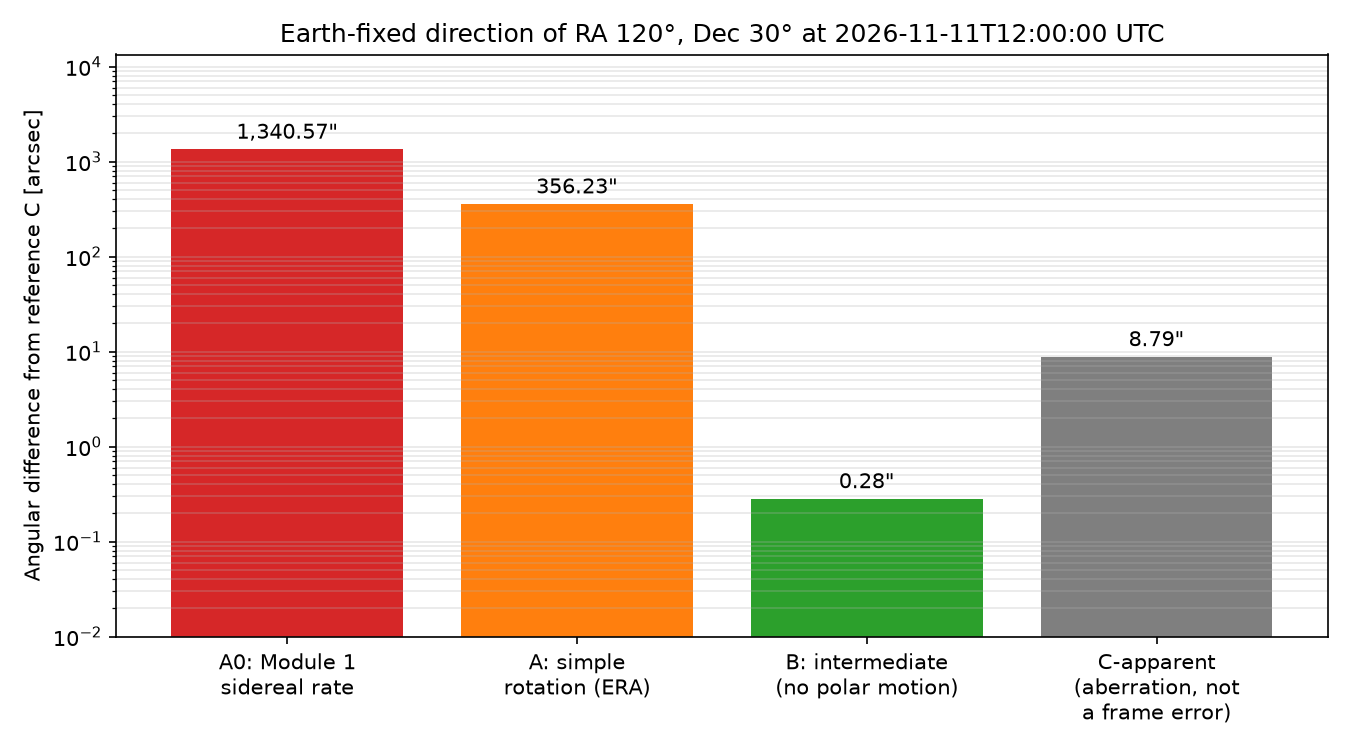

Generate this figure with Python:
"""
compare_reference_frames.py - Space Systems Engineering, Module 2, Experiment C

Take one catalog direction (ICRS RA/Dec) and one UTC timestamp, express the
direction in the Earth-fixed frame with models of increasing fidelity, and
measure the angle between the results.

Models
------
A0  Module 1 rotation: constant *sidereal* rate (2*pi / 86164.0905 s),
    anchored to the ERA at J2000.0, counted in UTC. Rotation about z only.
A   Simple rotation: IAU ERA formula (constant rate, J2000 anchor) fed with
    UTC as if it were UT1. Rotation about z only.
B   Intermediate: ERA from true UT1, plus the celestial-pole treatment
    (IAU 2006/2000A bias-precession-nutation, CIO based: erfa.c2i06a).
    No polar motion.
C   Reference: full IAU 2006/2000A GCRS -> ITRS with IERS UT1-UTC and polar
    motion. Built two ways that must agree: directly from ERFA
    (erfa.c2t06a) and through Astropy's frame graph (GCRS -> ITRS).

What is being compared
----------------------
A0, A, B and C all rotate the SAME vector, the star's ICRS catalog
direction, so the A/B-versus-C numbers are pure frame-rotation differences.

The course's starting snippet, SkyCoord(icrs).transform_to(ITRS(obstime)),
is a different quantity: Astropy first converts the catalog direction to a
geocentric apparent direction (annual aberration and gravitational light
deflection by the Sun), then rotates it. That result is reported separately
as "C-apparent", and its offset from C is an apparent-place correction, not
a frame-rotation error.

Run:  python compare_reference_frames.py
"""

import sys
from pathlib import Path

import astropy.units as u
import erfa
import matplotlib
matplotlib.use("Agg")
import matplotlib.pyplot as plt
import numpy as np
from astropy.coordinates import GCRS, ITRS, CartesianRepresentation, SkyCoord
from astropy.time import Time
from astropy.utils import iers

sys.path.insert(0, str(Path(__file__).resolve().parents[1] / "module-1"))
from celestial_geometry import (  # noqa: E402
    EARTH_ROTATION_RATE as MODULE1_SIDEREAL_RATE,
    angular_separation,
    radec_to_unit,
    unit_to_radec,
)

from astronomical_time import (  # noqa: E402
    ERA_J2000_TURNS,
    JD_J2000,
    SECONDS_PER_DAY,
    TWO_PI,
    EARTH_ROTATION_RATE_UT1,
    earth_rotation_angle_iau,
    iers_status,
    time_scales,
)
from reference_frames import celestial_to_earth_fixed  # noqa: E402

OBSERVATION_UTC = "2026-11-11T12:00:00"
STAR_RA_DEG = 120.0
STAR_DEC_DEG = 30.0

ARCSEC_PER_DEG = 3600.0
RAD_TO_ARCSEC = np.degrees(1.0) * ARCSEC_PER_DEG
EARTH_RADIUS_M = 6378137.0


def polar_motion(t):
    """IERS polar-motion coordinates (xp, yp) of the pole at time t [rad]."""
    xp, yp = iers.earth_orientation_table.get().pm_xy(t)
    return float(xp.to_value(u.rad)), float(yp.to_value(u.rad))


# ----------------------------------------------------------------- the models
def model_a0_module1_rate(vector, t):
    """Module 1's constant sidereal rate, anchored at J2000.0, run on UTC."""
    ts = time_scales(t)
    days = (ts.utc_jd_parts[0] - JD_J2000) + ts.utc_jd_parts[1]
    angle = (TWO_PI * ERA_J2000_TURNS
             + MODULE1_SIDEREAL_RATE * SECONDS_PER_DAY * days)
    return celestial_to_earth_fixed(vector, angle)


def model_a_simple_rotation(vector, t):
    """ERA formula evaluated on the UTC Julian Date; rotation about z only."""
    ts = time_scales(t)
    angle = earth_rotation_angle_iau(*ts.utc_jd_parts)
    return celestial_to_earth_fixed(vector, angle)


def model_b_intermediate(vector, t):
    """True-UT1 ERA plus bias-precession-nutation; no polar motion."""
    ts = time_scales(t)
    celestial_to_intermediate = erfa.c2i06a(*ts.tt_jd_parts)   # GCRS -> CIRS
    angle = earth_rotation_angle_iau(*ts.ut1_jd_parts)
    return celestial_to_earth_fixed(celestial_to_intermediate @ vector, angle)


def reference_matrix(t):
    """Full GCRS -> ITRS rotation matrix (IAU 2006/2000A + IERS EOP)."""
    ts = time_scales(t)
    xp, yp = polar_motion(Time(t, scale="utc") if isinstance(t, str) else t)
    return erfa.c2t06a(*ts.tt_jd_parts, *ts.ut1_jd_parts, xp, yp)


def model_c_reference(vector, t):
    """Reference frame rotation, straight from ERFA."""
    return reference_matrix(t) @ vector


def model_c_astropy_frame_only(vector, t):
    """
    The same rotation through Astropy: declare the vector to be a GCRS
    direction (GCRS axes are aligned with ICRS), so that no aberration or
    light deflection is applied, then transform GCRS -> ITRS.
    """
    time = Time(t, scale="utc") if isinstance(t, str) else t
    gcrs = SkyCoord(CartesianRepresentation(vector * u.one),
                    frame=GCRS(obstime=time))
    xyz = gcrs.transform_to(ITRS(obstime=time)).cartesian.xyz.value
    return xyz / np.linalg.norm(xyz)


def astropy_apparent(ra_deg, dec_deg, t):
    """
    The course's starting snippet: ICRS catalog position -> ITRS. Returns
    (earth_fixed_direction, geocentric_apparent_direction_in_GCRS).
    """
    time = Time(t, scale="utc") if isinstance(t, str) else t
    star = SkyCoord(ra=ra_deg * u.deg, dec=dec_deg * u.deg, frame="icrs")
    itrs = star.transform_to(ITRS(obstime=time)).cartesian.xyz.value
    gcrs = star.transform_to(GCRS(obstime=time)).cartesian.xyz.value
    return itrs / np.linalg.norm(itrs), gcrs / np.linalg.norm(gcrs)


# ------------------------------------------------------------------ reporting
def sep_arcsec(a, b):
    return angular_separation(a, b) * ARCSEC_PER_DEG


def main():
    t = Time(OBSERVATION_UTC, scale="utc")
    ts = time_scales(t)
    status = iers_status(t)
    star = radec_to_unit(STAR_RA_DEG, STAR_DEC_DEG)

    a0 = model_a0_module1_rate(star, t)
    a = model_a_simple_rotation(star, t)
    b = model_b_intermediate(star, t)
    c = model_c_reference(star, t)
    c_astropy = model_c_astropy_frame_only(star, t)
    c_apparent, apparent_gcrs = astropy_apparent(STAR_RA_DEG, STAR_DEC_DEG, t)

    print(f"Star (ICRS): RA = {STAR_RA_DEG} deg, Dec = {STAR_DEC_DEG} deg")
    print(f"Time (UTC):  {OBSERVATION_UTC}")
    print(f"UT1-UTC = {ts.dut1_seconds:+.4f} s  [{status['source']}]")
    xp, yp = polar_motion(t)
    print(f"Polar motion xp, yp = {xp * RAD_TO_ARCSEC:+.4f}, "
          f"{yp * RAD_TO_ARCSEC:+.4f} arcsec\n")

    print("Earth-fixed direction (longitude, latitude of the sub-stellar "
          "point, degrees):")
    rows = [("A0 Module 1 sidereal rate", a0), ("A  simple rotation", a),
            ("B  intermediate", b), ("C  reference (ERFA)", c),
            ("C  reference (Astropy GCRS->ITRS)", c_astropy),
            ("C-apparent (Astropy ICRS->ITRS)", c_apparent)]
    for label, v in rows:
        lon, lat = unit_to_radec(v)
        lon = (lon + 180.0) % 360.0 - 180.0
        print(f"  {label:<36}{lon:>14.7f}{lat:>13.7f}")

    # ---- 1. frame-rotation differences (same input vector everywhere) ------
    print("\n1. Frame-rotation differences from the reference C "
          "(same catalog vector rotated):")
    frame_rows = [
        ("A0 Module 1 sidereal rate", sep_arcsec(a0, c)),
        ("A  simple rotation", sep_arcsec(a, c)),
        ("B  intermediate", sep_arcsec(b, c)),
        ("C  ERFA vs Astropy", sep_arcsec(c, c_astropy)),
    ]
    for label, arcsec in frame_rows:
        ground = np.radians(arcsec / ARCSEC_PER_DEG) * EARTH_RADIUS_M
        print(f"  {label:<28}{arcsec:>14.6f} arcsec   "
              f"(~{ground:,.3f} m on the ground)")

    # ---- 2. what each neglected effect is worth ----------------------------
    x_cip, y_cip, _ = erfa.xys06a(*ts.tt_jd_parts)
    pole_offset = np.hypot(x_cip, y_cip) * RAD_TO_ARCSEC
    years = (ts.tt_jd - JD_J2000) / 365.25
    cos_dec = np.cos(np.radians(STAR_DEC_DEG))

    rate_gap = MODULE1_SIDEREAL_RATE - EARTH_ROTATION_RATE_UT1
    elapsed_s = ((ts.utc_jd_parts[0] - JD_J2000) + ts.utc_jd_parts[1]) * 86400
    a0_angle_excess = rate_gap * elapsed_s * RAD_TO_ARCSEC
    dut1_angle = EARTH_ROTATION_RATE_UT1 * ts.dut1_seconds * RAD_TO_ARCSEC
    pm_size = np.hypot(xp, yp) * RAD_TO_ARCSEC

    # A with true UT1 isolates the missing pole treatment from the DUT1 part.
    a_with_ut1 = celestial_to_earth_fixed(
        star, earth_rotation_angle_iau(*ts.ut1_jd_parts))

    print(f"\n2. Size of each neglected effect ({years:.2f} yr after J2000):")
    print(f"  Sidereal-vs-stellar rate, accumulated   {a0_angle_excess:>12.3f}"
          f" arcsec of rotation angle ({a0_angle_excess / 3600:.4f} deg)")
    print(f"  Celestial pole offset from ICRS z axis  {pole_offset:>12.3f}"
          f" arcsec (precession + nutation of the pole)")
    print(f"     -> effect on this star (A with true UT1 vs B) "
          f"{sep_arcsec(a_with_ut1, b):>9.3f} arcsec")
    print(f"  UT1-UTC as rotation angle               {dut1_angle:>12.3f}"
          f" arcsec ({abs(dut1_angle) * cos_dec:.3f} on this star)")
    print(f"     -> effect on this star (A vs A with true UT1) "
          f"{sep_arcsec(a, a_with_ut1):>9.3f} arcsec")
    print(f"  Polar motion                            {pm_size:>12.3f}"
          f" arcsec (B vs C: {sep_arcsec(b, c):.3f})")

    # ---- 3. apparent place: a different quantity, not a rotation error -----
    _, earth_bary = erfa.epv00(*ts.tt_jd_parts)        # [pos, vel], au/day
    velocity = earth_bary[1]
    speed_over_c = np.linalg.norm(velocity) / erfa.DC   # DC = c in au/day
    apex_angle = angular_separation(star, velocity)
    predicted_aberration = (np.degrees(speed_over_c
                                       * np.sin(np.radians(apex_angle)))
                            * ARCSEC_PER_DEG)

    print("\n3. Apparent-place correction (Astropy ICRS -> ITRS versus the "
          "frame-only reference):")
    print(f"  C-apparent vs C (Earth-fixed)           "
          f"{sep_arcsec(c_apparent, c):>12.3f} arcsec")
    print(f"  Catalog vs apparent direction (GCRS)    "
          f"{sep_arcsec(apparent_gcrs, star):>12.3f} arcsec")
    print(f"  First-order aberration, (v/c) sin(angle to Earth's velocity "
          f"= {apex_angle:.1f} deg): {predicted_aberration:.3f} arcsec")
    print(f"  Rotating the apparent direction with the reference matrix "
          f"reproduces C-apparent to "
          f"{sep_arcsec(reference_matrix(t) @ apparent_gcrs, c_apparent):.2e}"
          f" arcsec")

    print(f"""
Physical reading
----------------
* A0 uses the sidereal day (86164.0905 s), the rotation period relative to
  the precessing equinox. The ICRS axes do not precess, and relative to them
  Earth turns once per 86164.0989 s. The 8.4 ms per turn accumulates to
  {a0_angle_excess / 3600:.3f} deg since J2000, which is essentially the precession of the
  equinox in right ascension (plus ~5 arcsec from the rounded period). A sidereal angle is only correct together with a
  precession matrix; used alone on an ICRS vector it is the largest error.
* A uses the ERA, which is measured from a non-rotating origin, so its
  rotation about the pole is right apart from UT1-UTC ({dut1_angle:+.2f} arcsec of
  angle). What it lacks is the pole itself: Earth's spin axis has precessed
  and nutated {pole_offset:.0f} arcsec ({pole_offset / 3600:.3f} deg) away from the ICRS z axis since
  J2000, and A rotates about the wrong axis. That is a tilt, so the error
  depends on where the star is relative to the direction of the tilt.
* B rotates about the true celestial pole with true UT1. Only polar motion
  remains: the crust is offset from the rotation axis by {pm_size:.2f} arcsec,
  about {np.radians(pm_size / 3600) * EARTH_RADIUS_M:.0f} m at the surface.
* C from ERFA and C from Astropy are the same model and agree to numerical
  noise.
* C-apparent differs from C by {sep_arcsec(c_apparent, c):.1f} arcsec, but not because of any
  rotation. Earth's {speed_over_c * erfa.CMPS / 1000:.1f} km/s orbital velocity tilts incoming starlight
  (annual aberration, up to 20.5 arcsec), plus milliarcseconds of solar
  light deflection. It belongs to the direction, not the frame.
""")

    # ---- figure -------------------------------------------------------------
    labels = ["A0: Module 1\nsidereal rate", "A: simple\nrotation (ERA)",
              "B: intermediate\n(no polar motion)",
              "C-apparent\n(aberration, not\na frame error)"]
    values = [sep_arcsec(a0, c), sep_arcsec(a, c), sep_arcsec(b, c),
              sep_arcsec(c_apparent, c)]
    colors = ["tab:red", "tab:orange", "tab:green", "tab:gray"]

    fig, ax = plt.subplots(figsize=(9, 5))
    bars = ax.bar(labels, values, color=colors)
    ax.set_yscale("log")
    ax.set_ylim(0.01, 10 * max(values))
    ax.set_ylabel("Angular difference from reference C [arcsec]")
    ax.set_title(f"Earth-fixed direction of RA {STAR_RA_DEG:.0f}°, "
                 f"Dec {STAR_DEC_DEG:.0f}° at {OBSERVATION_UTC} UTC")
    for bar, value in zip(bars, values):
        ax.text(bar.get_x() + bar.get_width() / 2, value * 1.15,
                f'{value:,.2f}"', ha="center", va="bottom")
    ax.grid(True, axis="y", which="both", alpha=0.3)
    fig.tight_layout()
    out = Path(__file__).with_name("compare_reference_frames.png")
    fig.savefig(out, dpi=150)
    print(f"Saved {out.name}")


if __name__ == "__main__":
    main()
